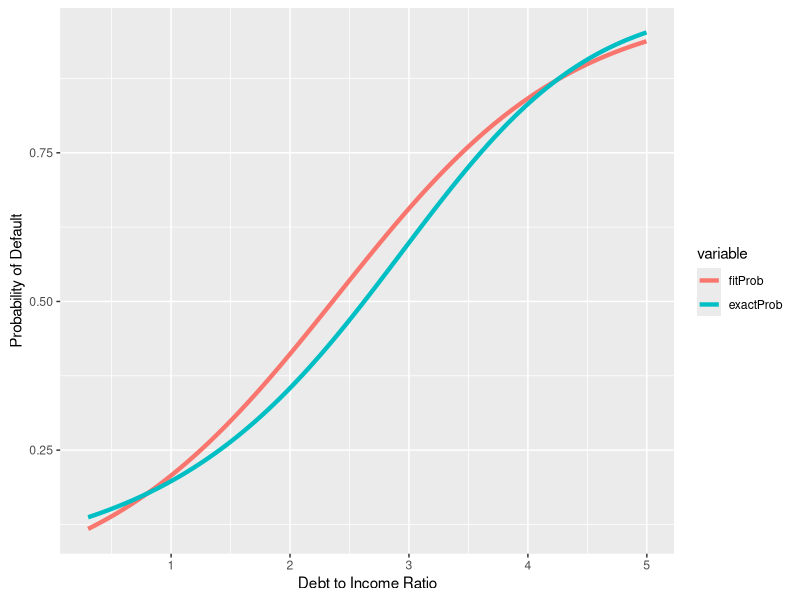

Write the R code that produced this figure.
## ---- chunk 1
require("reshape2")
require("ggplot2")
## ---- chunk 2
prob <- function(x) (1 + exp(2  - 0.5 * x - 0.1 * x^2)) ^ -1
set.seed(123); X <- runif(1000, 0.3, 5); X2 <- X^2
yVals <- sapply(X, function(x){rbinom(1, 1, prob(x))})
mod1 <- glm(yVals ~ X + X2, family = binomial)
cfs <- coefficients(mod1)
fmt <- 'Fitted Coefficients: %4.3f %4.3f %4.3f vs actual: -2.000 0.500 0.100'
cat(sprintf(fmt, cfs[1], cfs[2], cfs[3]))
fitRho <- cfs[1] + cfs[2] * X + cfs[3] * X^2; fitProb <- (1 + exp(-fitRho))^-1
## ---- chunk 3
probCmp <- melt(data.frame(X, fitProb, exactProb = prob(X)), id = "X")
ggplot(data=probCmp, aes(x=X, y=value, color=variable)) + geom_line(size=1.5) + 
    coord_fixed(ratio = 5) + labs(x='Debt to Income Ratio', y='Probability of Default')
